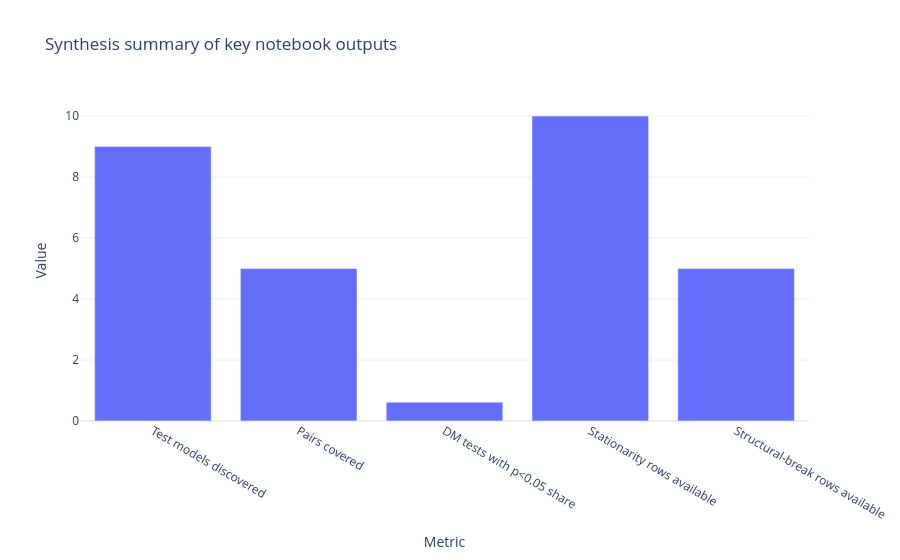

This figure's notebook cell:
### Markdown cell above
## Draft Policy and Research Implications

- For BSP and FX risk managers: the combination of stationarity, breaks, and volatility clustering means a static linear rule is insufficient; hybrid correction is preferable.
- For model builders: add macro exogenous variables such as US rate surprises, VIX, trade indicators, and remittance proxies to test ARIMAX/VARX variants.
- For thesis framing: the project is not only a forecast comparison; it is evidence that PHP FX is governed by both linear memory and nonlinear shock transmission.

### Code cell
fig = px.bar(
    summary,
    x='Metric',
    y='Value',
    title='Synthesis summary of key notebook outputs',
    template='plotly_white'
)
fig.show()

print('Policy note: when DM significance is high and break/volatility evidence is persistent, a hybrid residual model is justified for operational PHP FX monitoring.')

### Figure 1 — Plotly figure (JSON) as saved in the notebook; plotly's stock layout.template omitted (floating-point values rounded to 4 significant figures)
{"data": [{"hovertemplate": "Metric=%{x}<br>Value=%{y}<extra></extra>", "legendgroup": "", "marker": {"color": "#636efa", "pattern": {"shape": ""}}, "name": "", "orientation": "v", "showlegend": false, "textposition": "auto", "type": "bar", "x": ["Test models discovered", "Pairs covered", "DM tests with p<0.05 share", "Stationarity rows available", "Structural-break rows available"], "xaxis": "x", "y": [9.0, 5.0, 0.6182, 10.0, 5.0], "yaxis": "y"}], "layout": {"barmode": "relative", "legend": {"tracegroupgap": 0}, "title": {"text": "Synthesis summary of key notebook outputs"}, "xaxis": {"anchor": "y", "domain": [0, 1], "title": {"text": "Metric"}}, "yaxis": {"anchor": "x", "domain": [0, 1], "title": {"text": "Value"}}}}
